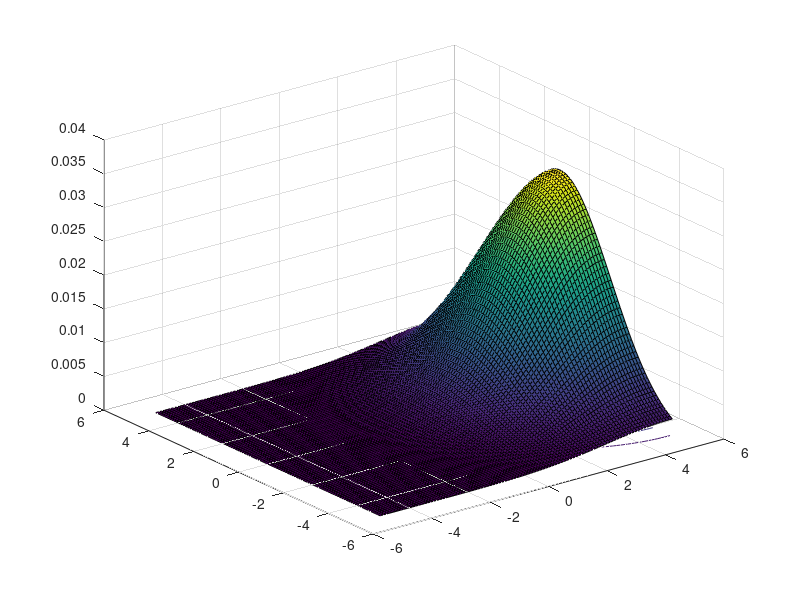
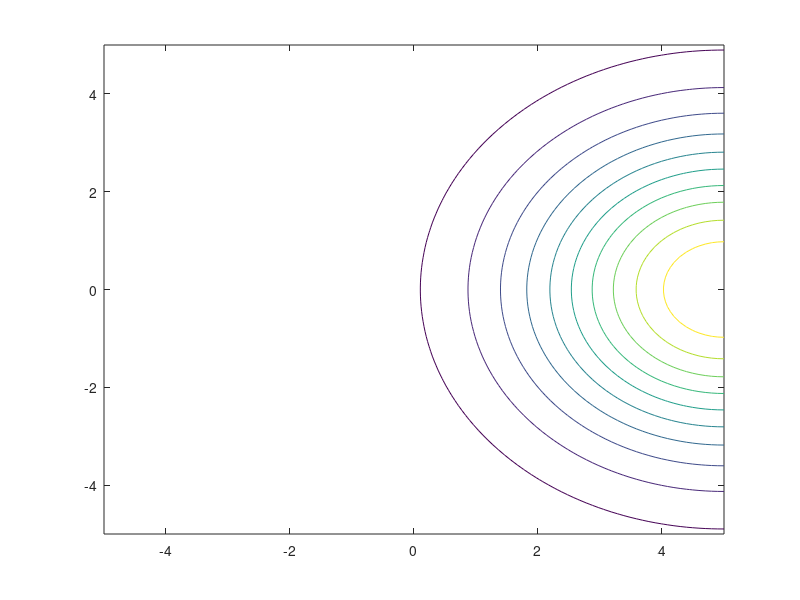

Here is the MATLAB script that generated these plots, in order:
clc;
clear all;
close all;

[x1,x2] = meshgrid(linspace(-5,5,100),linspace(-5,5,100));


X = [x1(:) x2(:)];
%MU = [0,0];
%SIGMA = [2 0;0 4];
MU = zeros(1,2);
SIGMA = zeros(2,2);
MU(1,1) = input('Enter the first average value:');
MU1(1,2) = input('Enter the second average value:');
SIGMA(1,1) = input('Enter the first variance:');
SIGMA(2,2) = input('Enter the second variance:');
Y = mvnpdf(X,MU,SIGMA);
P = reshape(Y,size(x1));
figure;
surfc(x1, x2, P);
figure;
contour(x1,x2,P);